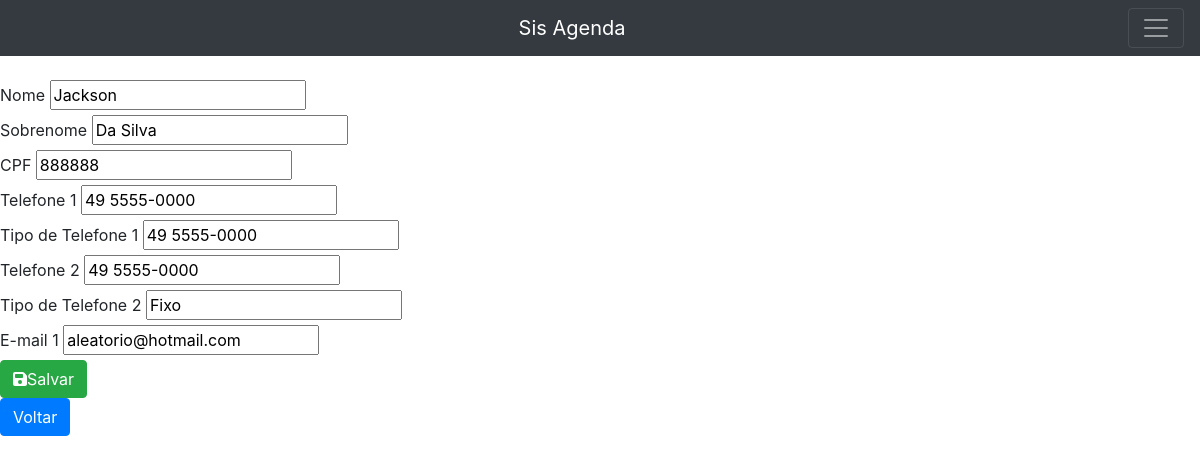
The page /pagina/contatoForm.php?id=1 on the database its author committed.
### tables this page shows
CREATE TABLE IF NOT EXISTS `contato` (
  `id` int NOT NULL AUTO_INCREMENT,
  `nome` varchar(100) NOT NULL DEFAULT '0',
  `sobrenome` varchar(100) NOT NULL DEFAULT '0',
  `cpf` varchar(14) NOT NULL DEFAULT '0',
  `telefone1` varchar(20) NOT NULL DEFAULT '0',
  `tipo_telefone1` varchar(14) NOT NULL DEFAULT '0',
  `telefone2` varchar(14) NOT NULL DEFAULT '0',
  `tipo_telefone2` varchar(14) NOT NULL DEFAULT '0',
  `email` VARCHAR(200) NOT NULL DEFAULT '0',
  PRIMARY KEY (`id`)
);

### database/bd_contato.php (called while the page is built, shortened)
<?php
class BD
{
    private $host = "localhost";
    private $dbname = "db_aula_tai";
    private $port = 3306;
    private $usuario = "root";
    private $senha = "";
    private $db_charset = "utf8";
    public function conn()
    {
        $conn = "mysql:host=$this->host;
            dbname=$this->dbname;port=$this->port";
        return new PDO(
            $conn,
            $this->usuario,
            $this->senha,
            [PDO::MYSQL_ATTR_INIT_COMMAND => "SET NAMES " . $this->db_charset]
        );
    }
    public function buscar($id)
    {
        $conn = $this->conn();
        $sql = "SELECT * FROM contato WHERE id = ?";
        $st = $conn->prepare($sql);
        $arrayDados = [$id];
        $st->execute($arrayDados);
        return $st->fetchObject();
    }
}

### pagina/contatoForm.php (the view, shortened to what this page needs)
<?php
include "../database/bd_contato.php";
?>
<!DOCTYPE html>
<html lang="en">
<head>
</head>
<link rel="stylesheet" href="https://stackpath.bootstrapcdn.com/bootstrap/4.1.3/css/bootstrap.min.css"/>
<link rel="stylesheet" href="https://cdnjs.cloudflare.com/ajax/libs/font-awesome/6.1.1/css/all.min.css" />
<body>
    <?php
    $objBD = new BD();
    $objBD->conn();
    if (!empty($_GET['id'])) {
        $result = $objBD->buscar($_GET['id']);
    }
    ?>
<nav class="navbar navbar-dark bg-dark">
<a class="navbar-brand" href="../index.php">Sis Agenda</a>
  <button class="navbar-toggler" type="button" data-toggle="collapse" data-target="#navbarNav" aria-controls="navbarNav" aria-expanded="false" aria-label="Alterna navegação">
    <span class="navbar-toggler-icon"></span>
  </button>
</nav>
    <form action="./contatoForm.php" method="post">
        <input type="hidden" name="id" value="<?php echo !empty($result->id) ? $result->id : "" ?>" /><br>
        <label>Nome</label>
        <input type="text" name="nome" value="<?php echo !empty($result->nome) ? $result->nome : "" ?>" /><br>
        <label>Sobrenome</label>
        <input type="text" name="sobrenome" value="<?php echo !empty($result->sobrenome) ? $result->sobrenome : "" ?>" /><br>
        <label>CPF</label>
        <input type="text" name="cpf" value="<?php echo !empty($result->cpf) ? $result->cpf : "" ?>" /><br>
        <label>Telefone 1</label>
        <input type="text" name="telefone1" value="<?php echo !empty($result->telefone1) ? $result->telefone1 : "" ?>" /><br>
        <label>Tipo de Telefone 1</label>
        <input type="text" name="tipo_telefone1" value="<?php echo !empty($result->telefone1) ? $result->telefone1 : "" ?>" /><br>
        <label>Telefone 2</label>
        <input type="text" name="telefone2" value="<?php echo !empty($result->telefone2) ? $result->telefone2 : "" ?>" /><br>
        <label>Tipo de Telefone 2</label>
        <input type="text" name="tipo_telefone2" value="<?php echo !empty($result->tipo_telefone2) ? $result->tipo_telefone2 : "" ?>" /><br>
        <label>E-mail 1</label>
        <input type="text" name="email" value="<?php echo !empty($result->email) ? $result->email : "" ?>" /><br>
        <button type= "submit" class="btn btn-success"><i class="fa-solid fa-floppy-disk"></i>Salvar</button>
    </form>
    <a class="btn btn-primary" class="fa-solid fa-circle-arrow-left" href="./agendaList.php">Voltar</a> <br>
</body>
</html>

### rows shown on the page
contato: nome "Jackson", sobrenome "Da Silva", cpf "888888", telefone1 "49 5555-0000", tipo_telefone1 "49 5555-0000", telefone2 "49 5555-0000", tipo_telefone2 "Fixo", email "aleatorio@hotmail.com"
